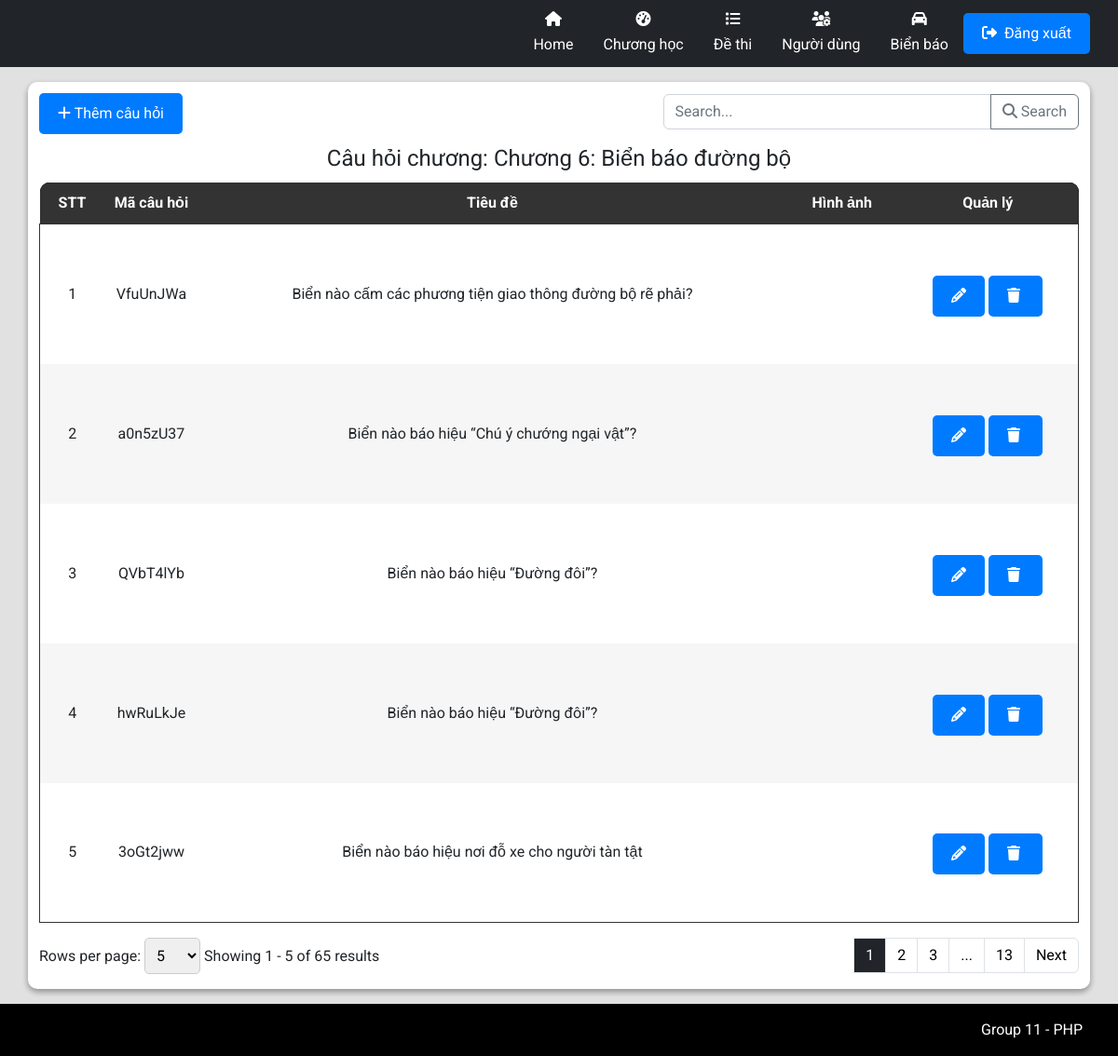
Page /admin/AdminIndex.php?workingPage=question&chapterId=4bc15ce0-308e-4bb7-8e5e-5a98d8ae59ae on the committed database.
### tables this page shows
CREATE TABLE `tbl_chapter` (
  `id` varchar(36) NOT NULL,
  `code` varchar(255) DEFAULT NULL,
  `name` varchar(255) DEFAULT NULL,
  `description` varchar(255) DEFAULT NULL,
  `quantity` int(11) DEFAULT NULL
);

CREATE TABLE `tbl_question` (
  `id` varchar(36) NOT NULL,
  `code` varchar(255) DEFAULT NULL,
  `questionImage` varchar(255) DEFAULT NULL,
  `title` text DEFAULT NULL,
  `chapterId` varchar(36) DEFAULT NULL,
  `option_1` text DEFAULT NULL,
  `option_2` text DEFAULT NULL,
  `option_3` text DEFAULT NULL,
  `option_4` text DEFAULT NULL,
  `trueAnswer` int(1) DEFAULT NULL,
  `isDanger` tinyint(1) DEFAULT NULL,
  `totalcorrect` int(100) NOT NULL,
  `totalerr` int(100) NOT NULL
);

### admin/pages/Question/QuestionIndex.php (shortened to what this page needs)
<link rel="stylesheet" href="./styles/ProductStyles.css">
<?php $chapterId = $_GET["chapterId"] ?>
<?php
$countAllSql = "SELECT * FROM tbl_question WHERE chapterId='$chapterId'";
$total_records = mysqli_num_rows(mysqli_query($connect, $countAllSql));
$pageIndex = isset($_GET['page']) ? $_GET['page'] : 1;
$pageSize = isset($_GET['limit']) ? $_GET['limit'] : 5;
$total_page = ceil($total_records / $pageSize);
$start = ($pageIndex - 1) * $pageSize;
$getTableDataSql = "";
if (isset($_GET['search']) && !empty($_GET['search'])) {
    $search = $_GET['search'];
    $getTableDataSql = "SELECT * FROM tbl_question WHERE chapterId='$chapterId' AND title LIKE '%$search%' LIMIT $start, $pageSize";
} else {
    $getTableDataSql = "SELECT * FROM tbl_question WHERE chapterId='$chapterId' LIMIT $start, $pageSize";
}
$tableData = mysqli_query($connect, $getTableDataSql);
?>
<div class="text-left flex justify-between">
    <button type="button" class="btn btn-primary mb-2 mt-3" data-bs-toggle="modal" data-bs-target="#addQuestion">
        <i class="fa-solid fa-plus"></i>
        Thêm câu hỏi
    </button>
    <div class="input-group mb-3 align-center mt-3 w-40">
        <input type="text" class="form-control" placeholder="Search..." aria-label="Recipient's username" name="search" id="search-input" aria-describedby="button-addon2">
        <button class="btn btn-outline-secondary" id="search-button" onclick="performSearch()" name="ok">
            <i class="fa-solid fa-magnifying-glass"></i>
            Search
        </button>
    </div>
</div>
<div class="container p-0">
    <table class="w-100">
        <?php
        $tableData_1 = mysqli_query($connect, "SELECT * FROM tbl_chapter WHERE id='$chapterId'");
        $getChapter = mysqli_fetch_array($tableData_1);
        ?>
        <legend class="text-center">Câu hỏi chương: <?php echo $getChapter['name'] ?></legend>
        <thead class="table-head w-100">
            <tr class="table-heading">
                <th class="noWrap">STT</th>
                <th class="noWrap">Mã câu hỏi</th>
                <th class="noWrap">Tiêu đề</th>
                <th class="noWrap">Hình ảnh</th>
                <th class="noWrap">Quản lý </th>
            </tr>
        </thead>
        <tbody class="table-body">
            <?php
            $displayquestion = 0;
            while ($row = mysqli_fetch_array($tableData)) {
                $displayquestion++;
            ?>
                <tr>
                    <td>
                        <?php echo $displayquestion + ($pageIndex - 1) * $pageSize; ?>
                    </td>
                    <td class="tensanpham">
                        <?php echo $row['code'] ?>
                    </td>
                    <td>
                        <?php echo $row['title'] ?>
                    </td>
                    <td>
                    </td>
                    <td>
                        <button type="button" class="btn btn-primary mb-2 mt-3 con-tooltip top" data-bs-toggle="modal" data-bs-target="#editPopup_<?php echo $row['id']; ?>">
                            <i class="fa-solid fa-pencil"></i>
                        </button>
                        <button type="button" class="btn btn-primary mb-2 mt-3 con-tooltip top" data-bs-toggle="modal" data-bs-target="#confirmPopup_<?php echo $row['id']; ?>">
                            <i class="fa-solid fa-trash mr-1"></i>
                        </button>
                    </td>
                </tr>
            <?php
            }
            ?>
        </tbody>
    </table>
    <form action="" method="GET">
        <nav class="row py-2" aria-label="Page navigation example">
            <div class="paganation-infor col py-2">
                <form action="" method="GET">
                    <label for="limitSelect">Rows per page:</label>
                    <select name="limit" id="limitSelect" onchange="updatePageAndLimit()">
                        <option value="5" <?php if ($pageSize == 5) echo 'selected'; ?>>5</option>
                    </select>
                </form>
                <label class="mr-4">Showing
                    <?php
                    $startItem = ($pageIndex - 1) * $pageSize + 1;
                    $endItem = min($pageIndex * $pageSize, $total_records);
                    echo "{$startItem} - {$endItem} of {$total_records} results";
                    ?>
                </label>
            </div>
            <ul class="m-0 pagination justify-content-end py-2 col">
                <?php
                $range = 3;
                for ($i = 1; $i <= $total_page; $i++) {
                    if ($i == $pageIndex) {
                        echo '<li class="page-item light">
                        <span name="page" class="page-link text-reset text-white bg-dark" href="?workingPage=question&chapterId='.($chapterId).'&limit=' . ($pageSize) . '&page=' . ($i) . '"> ' . ($i) . ' </span>
                        </li>';
                    } else {
                        if ($i == 1) {
                            echo '<li class="page-item light">
                            <a name="page" class="page-link text-reset text-black" href="?workingPage=question&chapterId='.($chapterId).'&limit=' . ($pageSize) . '&page=' . ($i) . '"> ' . ($i) . ' </a>
                            </li>';
                        }
                        else if ($i > $pageIndex - $range && $i < $pageIndex + $range) {
                            echo '<li class="page-item light">
                            <a name="page" class="page-link text-reset text-black" href="?workingPage=question&chapterId='.($chapterId).'&limit=' . ($pageSize) . '&page=' . ($i) . '"> ' . ($i) . ' </a>
                            </li>';
                        }
                        else if ($i == $total_page) {
                            echo '<li class="page-item light">
                            <a name="page" class="page-link text-reset text-black" href="?workingPage=question&chapterId='.($chapterId).'&limit=' . ($pageSize) . '&page=' . ($i) . '"> ' . ($i) . ' </a>
                            </li>';
                        }
                        if (($i == $pageIndex - $range - 1 && $pageIndex - $range > 2) || ($i == $pageIndex + $range + 1 && $pageIndex + $range < $total_page - 1)) {
                            echo '<li class="page-item light">
                            <span class="page-link text-reset text-black"> ... </span>
                            </li>';
                        }
                    }
                }
                ?>
                <?php
                if ($pageIndex < $total_page && $total_page > 1) {
                    echo '<li class="page-item light">
                    <a name="page" class="page-link text-reset text-black" aria-label="Next" href="?workingPage=question&chapterId='.($chapterId).'&limit=' . ($pageSize) . '&page=' . ($pageIndex + 1) . '">
                    Next
                    </a>
                    </li>';
                }
                ?>
            </ul>
    </form>
</div>

### admin/styles/AdminStyles.css (style rules this page uses)
body { display: flex; flex-direction: column; }

### common/css/CommonStyle.css (style rules this page uses)
html { padding: unset; margin: unset; box-sizing: border-box; scroll-behavior: smooth; }
body { min-height: 100vh; }
:root { --pr-color: rgb(62, 148, 163); }
.m-0 { margin: 0 !important; }
.p-0 { padding: 0 !important; }
.mr-1 { margin-right: 4px !important; }
.mb-2 { margin-bottom: 8px !important; }
.py-2 { padding-top: 8px !important; padding-bottom: 8px !important; }
.mt-3 { margin-top: 12px !important; }
.mb-3 { margin-bottom: 12px !important; }
.mr-4 { margin-right: 16px !important; }
.w-40 { width: 40%; }
.w-100 { width: 100% !important; }
.flex { display: flex; }
.align-center { align-items: center; }
.justify-between { justify-content: space-between; }
.text-center { text-align: center; }
.text-white { color: #fff !important; }
.text-black { color: #000 !important; }
.con-tooltip { position: relative; background: #F2D1C9; border-radius: 9px; display: inline-block; transition: all 0.3s ease-in-out; cursor: default; }

### admin/styles/ProductStyles.css (style rules this page uses)
* { padding: 0; margin: 0; box-sizing: border-box; }
table { border-radius: 10px; }
.container { width: 100%; }
.table-head { color: white; background-color: #000; }
.table-head .table-heading { background-color: #000; color: white; }
.table-head .table-heading th:first-child { border-top-left-radius: 10px; }
.table-head .table-heading th:last-child { border-top-right-radius: 10px; }
.table-heading { border-radius: 10px; }
.table-head th { padding: 10px; text-align: center; }
.table-head, .table-body { border-collapse: collapse; }
.table-body { border: 1px solid #333; }
.table-body, .table-body tr { background-color: #fff; }
.table-body td { text-align: center; }
.table-body tr:nth-child(2n + 2) { background-color: #f6f6f6; }
table { border-collapse: collapse; background-color: #f8f8f8; }
th, td { padding: 10px; text-align: left; }
th { background-color: #333; color: white; }
.btn-primary { background-color: #007bff; color: white; padding: 10px 20px; border: none; border-radius: 5px; cursor: pointer; }
.noWrap { white-space: nowrap; }
select, option { width: 60px; padding: 8px; border: 1px solid #ccc; border-radius: 5px; }
.tensanpham { width: 100px; height: 150px; text-align: center; }

### rows in the picture
tbl_chapter: name "Chương 6: Biển báo đường bộ"
tbl_question: pageSize "1", code "VfuUnJWa", title "Biển nào cấm các phương tiện giao thông đường bộ rẽ phải?"
tbl_question: pageSize "2", code "a0n5zU37", title "Biển nào báo hiệu “Chú ý chướng ngại vật”?"
tbl_question: pageSize "3", code "QVbT4lYb", title "Biển nào báo hiệu “Đường đôi”?"
tbl_question: pageSize "4", code "hwRuLkJe", title "Biển nào báo hiệu “Đường đôi”?"
tbl_question: pageSize "5", code "3oGt2jww", title "Biển nào báo hiệu nơi đỗ xe cho người tàn tật"

### other values in the picture
$startItem "1"
$endItem "5"
$total_records "65"
